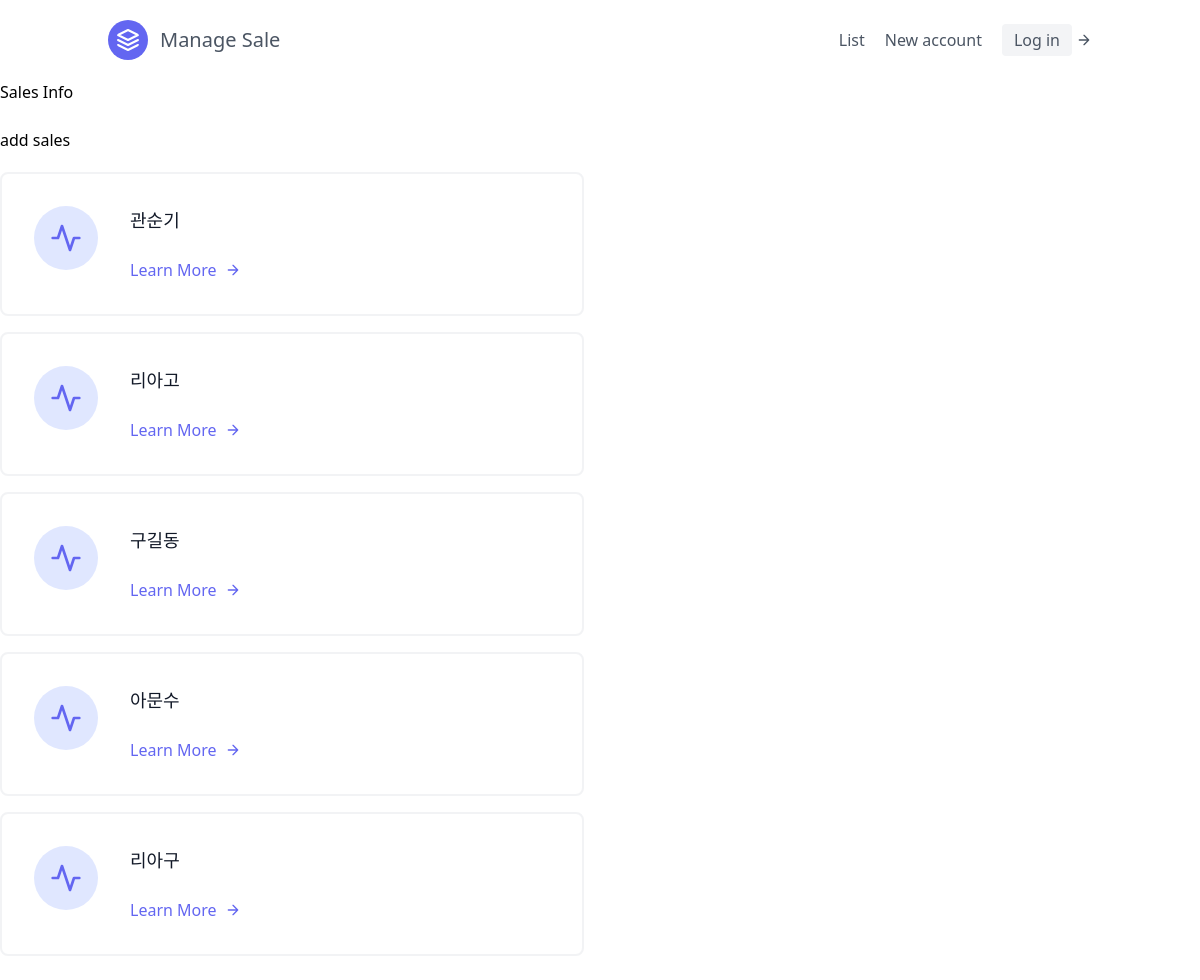
The page /Homepage/ on the database as committed earlier.
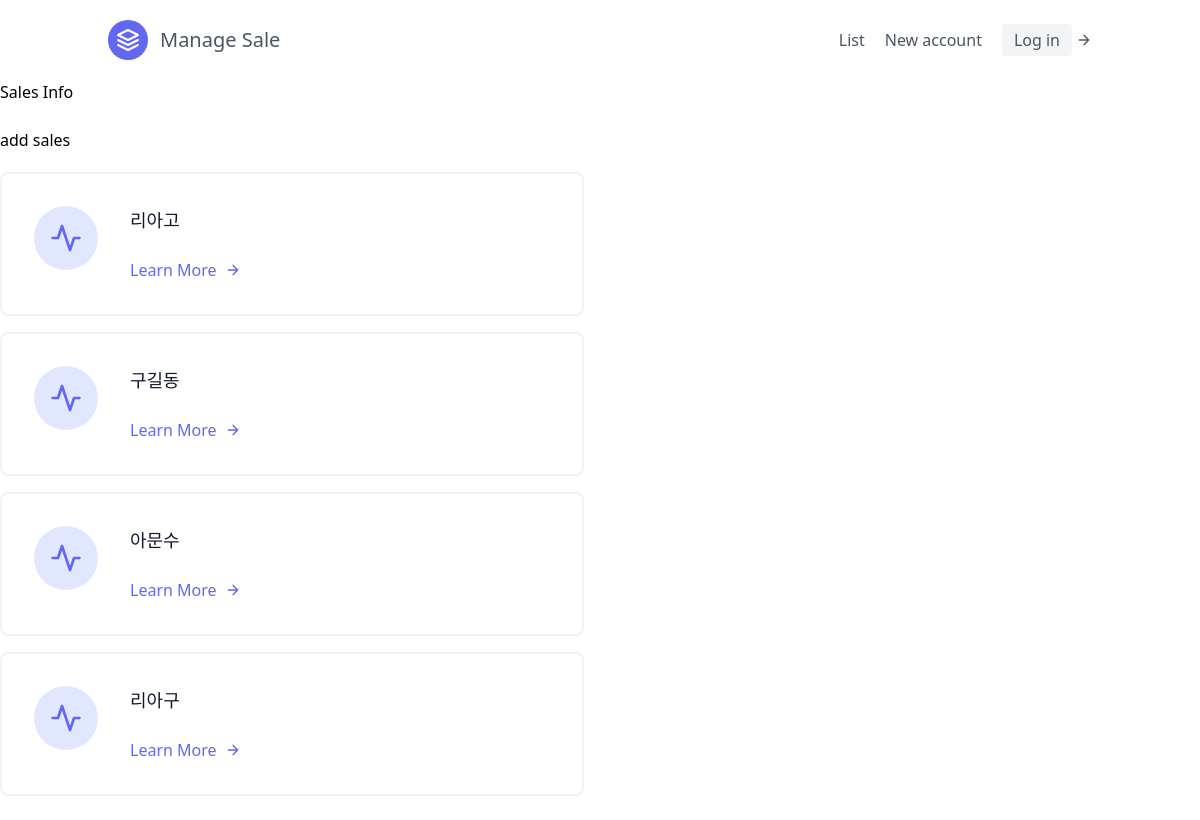
The same page on the database as committed later.
### sales/models.py (models this page shows, shortened)
class Sale(models.Model):
    first_name = models.CharField(max_length=30)
    last_name = models.CharField(max_length=30)
    age = models.IntegerField(default=0)
    person = models.ForeignKey("Person", on_delete=models.CASCADE)

### sales/views.py (the view)
# urls.py: path('', Sales_List, name = 'list'),
def Sales_List(request):
    sales_person = Sale.objects.all()
    context = {
        "person_key" : sales_person
    }
    return render(request, "sales_list.html", context)

### templates/sales_list.html
{% extends 'base.html' %}
{% block content %}
<h1>Sales Info</h1> <br>
<div class = "mb-5">
    <a href = "{% url 'homepage:make' %}" >add sales</a>
</div>
    {% for s_p in person_key %}
    <div class="flex flex-wrap -m-4">
      <div class="p-4 lg:w-1/2 md:w-full">
        <div class="flex border-2 rounded-lg border-gray-200 border-opacity-50 p-8 sm:flex-row flex-col">
          <div class="w-16 h-16 sm:mr-8 sm:mb-0 mb-4 inline-flex items-center justify-center rounded-full bg-indigo-100 text-indigo-500 flex-shrink-0">
            <svg fill="none" stroke="currentColor" stroke-linecap="round" stroke-linejoin="round" stroke-width="2" class="w-8 h-8" viewBox="0 0 24 24">
              <path d="M22 12h-4l-3 9L9 3l-3 9H2"></path>
            </svg>
          </div>
          <div class="flex-grow">
            <h2 class="text-gray-900 text-lg title-font font-medium mb-3">{{ s_p.last_name }}{{ s_p.first_name }}</h2>
            <a href = "{% url 'homepage:detail' s_p.pk %}"class="mt-3 text-indigo-500 inline-flex items-center">Learn More
              <svg fill="none" stroke="currentColor" stroke-linecap="round" stroke-linejoin="round" stroke-width="2" class="w-4 h-4 ml-2" viewBox="0 0 24 24">
                <path d="M5 12h14M12 5l7 7-7 7"></path>
              </svg>
            </a>
          </div>
        </div>
      </div>
    </div>
{% endfor %}
<p>
<br>
{% endblock content %}

Rows that differ between the two databases and show on the page:
removed Sale: last_name "관순", first_name "기"
